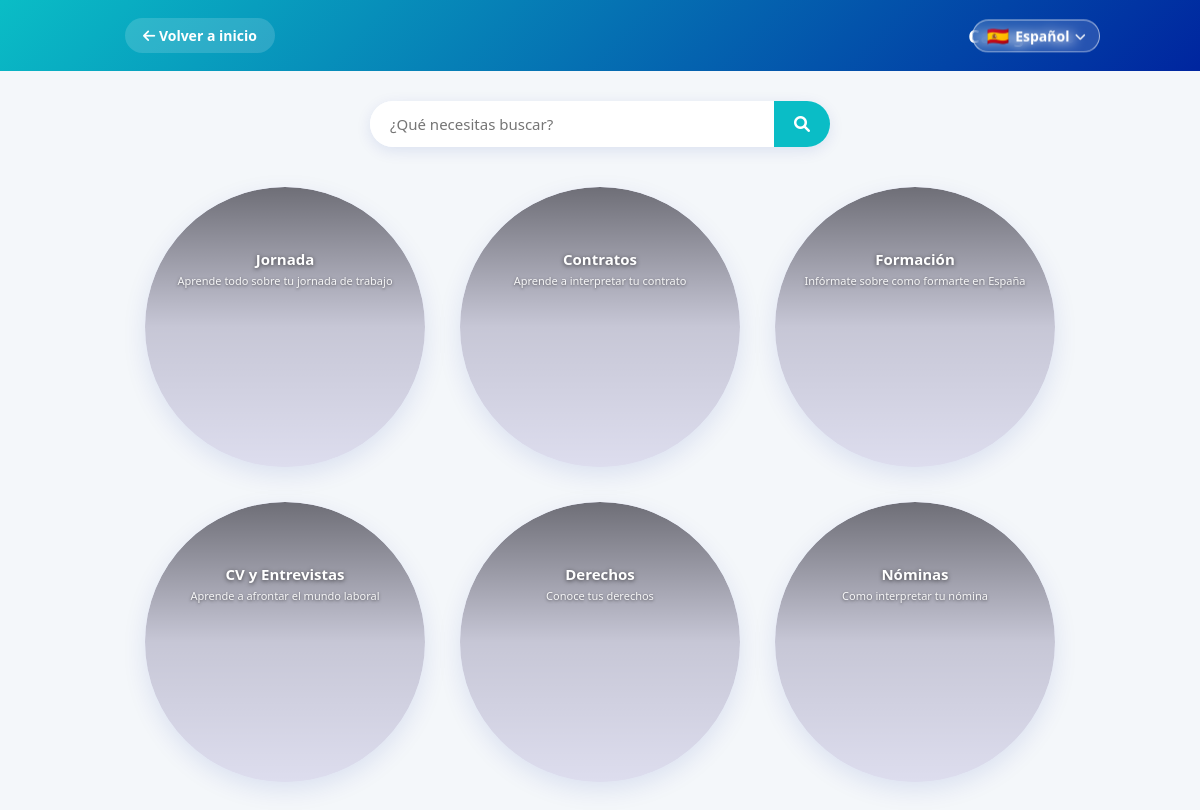
Page /categorias.php on the committed database.
### tables this page shows
CREATE TABLE `categoria` (
  `id` int(11) NOT NULL,
  `nombre_categoria` varchar(255) NOT NULL,
  `descripcion` varchar(255) DEFAULT NULL,
  `url_catIcono` varchar(255) DEFAULT NULL,
  `id_madre` int(11) DEFAULT NULL,
  `url_subcatIcono` varchar(255) DEFAULT NULL,
  `fecha_actualizacion` int(11) DEFAULT NULL
);

### class/Categoria.php (called while the page is built, shortened)
<?php
class Categoria {
    public static function getDatosIndexcat($conn) {
        $sql = "SELECT id, nombre_categoria, descripcion, url_catIcono, id_madre
                FROM categoria
                ORDER BY id ASC";
        $resultado = $conn->query($sql);
        return $resultado ? $resultado->fetch_all(MYSQLI_ASSOC) : [];
    }
    public static function getEnlace($datos, $conn) {
        $id   = $datos['id'];
        $sql  = "SELECT COUNT(*) AS total FROM categoria WHERE id_madre = ?";
        $stmt = $conn->prepare($sql);
        $stmt->bind_param("i", $id);
        $stmt->execute();
        $fila = $stmt->get_result()->fetch_assoc();
        if ($fila['total'] > 0) {
            return "subcategoria.php?id=" . $id;
        } else {
            return "contenido.php?id=" . $id;
        }
    }
}

### categorias.php (the view, shortened to what this page needs)
<?php
require_once "class/Conexion.php";
require_once "class/Categoria.php";
$conexion = (new Database())->connect();
$todas = Categoria::getDatosIndexcat($conexion);
$categorias = array_filter($todas, function($c) {
    return $c['id_madre'] === null;
});
?>
<!DOCTYPE html>
<html lang="es">
<head>
    <link rel="stylesheet" href="css/estilos.css">
    <link rel="stylesheet" href="css/movil.css" media="screen and (max-width: 768px)">
    <link rel="stylesheet" href="https://cdnjs.cloudflare.com/ajax/libs/font-awesome/6.0.0/css/all.min.css">
</head>
<body class="pagina-categorias">
    <header class="cabecera-minimal">
        <section class="contenedor-header">
            <a href="index.php" class="btn-volver-atras">
                <i class="fa-solid fa-arrow-left"></i>
                <span data-i18n="nav_volver">Volver a inicio</span>
            </a>
            <span class="titulo-cabecera" data-i18n="cat_titulo">Categorías</span>
        </section>
    </header>
    <section class="zona-busqueda">
        <section class="barra-busqueda-input">
            <input type="text" id="buscador" placeholder="¿Qué necesitas buscar?" data-i18n="cat_buscador" oninput="filtrar(this.value)">
            <button type="button"><i class="fa-solid fa-magnifying-glass"></i></button>
        </section>
    </section>
    <main class="grid-etiquetas" id="grid-categorias">
        <?php
        foreach ($categorias as $c):
            $enlace = Categoria::getEnlace($c, $conexion);
            $nombre_busqueda = strtolower(htmlspecialchars($c['nombre_categoria']));
            $nombre      = htmlspecialchars($c['nombre_categoria']);
            $descripcion = htmlspecialchars($c['descripcion']);
            $imagen      = htmlspecialchars($c['url_catIcono']);
        ?>
            <a href="<?= $enlace ?>" class="etiqueta" data-nombre="<?= $nombre_busqueda ?>">
                <article class="circulo-card">
                    <?php if (!empty($imagen)): ?>
                        <span class="circulo-imagen" style="background-image: url('<?= $imagen ?>')"></span>
                    <?php endif; ?>
                    <span class="circulo-overlay"></span>
                    <footer class="circulo-texto">
                        <h2 data-ai-translate><?= $nombre ?></h2>
                        <p  data-ai-translate><?= $descripcion ?></p>
                    </footer>
                </article>
            </a>
        <?php endforeach; ?>
    </main>
</body>
</html>

### css/estilos.css (style rules this page uses)
:root { --color-primary: #0abdc6; --color-dark: #00259f; --color-accent: #135ee9; --color-danger: #ff4d4d; --color-bg: #f4f7fa; --grad-main: linear-gradient(180deg, var(--color-primary), var(--color-dark)); }
* { margin: 0; padding: 0; box-sizing: border-box; font-family: 'Segoe UI', sans-serif; }
html { scroll-behavior: smooth; }
.pagina-categorias { margin: 0; padding: 0; background-color: var(--color-bg); }
.cabecera-minimal { background: linear-gradient(135deg, var(--color-primary), var(--color-dark)); padding: 18px 0; }
.contenedor-header { max-width: 1000px; margin: 0 auto; padding: 0 25px; display: flex; justify-content: space-between; align-items: center; }
.btn-volver-atras { color: white; text-decoration: none; font-weight: 600; font-size: 14px; background: rgba(255, 255, 255, 0.15); padding: 8px 18px; border-radius: 20px; transition: 0.25s; }
.titulo-cabecera { color: white; font-size: 18px; font-weight: 700; letter-spacing: 1px; }
.zona-busqueda { max-width: 500px; margin: 30px auto 10px; padding: 0 20px; }
.barra-busqueda-input { display: flex; background: white; border-radius: 30px; overflow: hidden; box-shadow: 0 4px 15px rgba(0, 37, 159, 0.1); }
.barra-busqueda-input input { flex: 1; padding: 13px 20px; border: none; outline: none; font-size: 15px; }
.barra-busqueda-input button { background: var(--color-primary); border: none; color: white; padding: 0 20px; font-size: 16px; cursor: pointer; transition: 0.2s; }
.grid-etiquetas { display: grid; grid-template-columns: repeat(auto-fit, minmax(220px, 1fr)); gap: 35px; max-width: 950px; margin: 40px auto 60px; padding: 0 20px; }
.etiqueta { text-decoration: none; }
.circulo-card { position: relative; display: flex; flex-direction: column; align-items: center; justify-content: center; padding: 35px 20px; border-radius: 50%; aspect-ratio: 1 / 1; background: #dde; box-shadow: 0 8px 25px rgba(0, 37, 159, 0.1); overflow: hidden; transition: transform 0.3s ease, box-shadow 0.3s ease; animation: float-slow 4s ease-in-out infinite; }
.circulo-imagen { position: absolute; inset: 0; background-size: cover; background-position: center; background-repeat: no-repeat; border-radius: 50%; transition: transform 0.4s ease; }
.circulo-overlay { position: absolute; inset: 0; border-radius: 50%; background: linear-gradient( to bottom, rgba(0, 0, 0, 0.5) 0%, rgba(0, 0, 0, 0.1) 50%, transparent 100% ); }
.circulo-texto { position: absolute; top: 22%; left: 50%; transform: translateX(-50%); z-index: 2; text-align: center; width: 85%; }
.circulo-texto h2 { font-size: 15px; font-weight: 700; color: white; margin: 0 0 5px; text-shadow: 0 1px 4px rgba(0, 0, 0, 0.6); }
.circulo-texto p { font-size: 11px; color: rgba(255, 255, 255, 0.92); margin: 0; line-height: 1.35; text-shadow: 0 1px 3px rgba(0, 0, 0, 0.5); }

### css/movil.css (style rules this page uses)
*, *::before, *::after { box-sizing: border-box; max-width: 100%; }
body { overflow-x: hidden; }
.cabecera-minimal { padding: 12px 0; }
.contenedor-header { flex-direction: column; gap: 8px; text-align: center; padding: 0 14px; }
.btn-volver-atras { font-size: 12px; padding: 7px 14px; }
.titulo-cabecera { font-size: 15px; }
.zona-busqueda { max-width: 100%; padding: 0 14px; margin: 18px auto 8px; }
.barra-busqueda-input input, .barra-busqueda input { padding: 11px 15px; font-size: 14px; }
.barra-busqueda-input button { padding: 0 15px; font-size: 14px; }
.grid-etiquetas { grid-template-columns: repeat(2, 1fr); gap: 18px; margin: 28px auto 40px; padding: 0 14px; }
.circulo-card { padding: 22px 12px; box-shadow: 0 5px 12px rgba(0, 37, 159, 0.08); animation: none; }
.circulo-texto { top: 20%; width: 88%; }
.circulo-texto h2 { font-size: 13px; }
.circulo-texto p { font-size: 10px; line-height: 1.3; }

### rows in the picture
categoria: nombre_categoria "Jornada", descripcion "Aprende todo sobre tu jornada de trabajo"
categoria: nombre_categoria "Contratos", descripcion "Aprende a interpretar tu contrato"
categoria: nombre_categoria "Formación", descripcion "Infórmate sobre como formarte en España"
categoria: nombre_categoria "CV y Entrevistas", descripcion "Aprende a afrontar el mundo laboral"
categoria: nombre_categoria "Derechos", descripcion "Conoce tus derechos"
categoria: nombre_categoria "Nóminas", descripcion "Como interpretar tu nómina"
